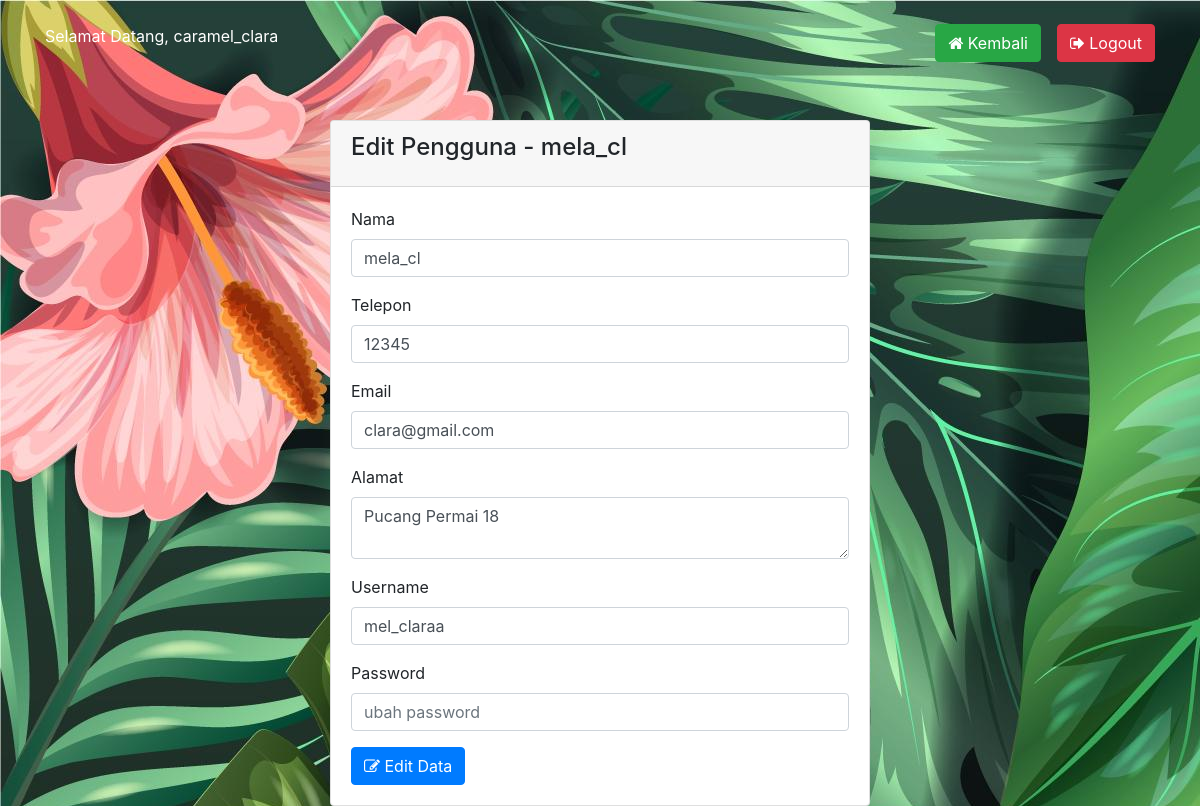
The page /edit.php?id=9 (signed in) on the database its author committed.
### tables this page shows
CREATE TABLE `tbl_user` (
  `id_login` int(11) NOT NULL,
  `username` varchar(255) NOT NULL,
  `password` varchar(255) NOT NULL,
  `nama_pengguna` varchar(255) NOT NULL,
  `telepon` varchar(15) NOT NULL,
  `email` varchar(255) NOT NULL,
  `alamat` text NOT NULL
);

### proses/panggil.php (called while the page is built, shortened)
<?php
    include 'prosescrud.php';
    $db = new Koneksi();
    $koneksi =  $db->DBConnect();
    $proses = new prosesCrud($koneksi);
    $id = $_SESSION['ADMIN']['id_login'];
    $sesi = $proses->tampil_data_id('tbl_user','id_login',$id);
?>

### proses/prosescrud.php (called while the page is built, shortened)
<?php
class prosesCrud {
    protected $db;
    function __construct($db){
        $this->db = $db;
    }
    function tampil_data_id($tabel,$where,$id)
    {
        $row = $this->db->prepare("SELECT * FROM $tabel WHERE $where = ?");
        $row->execute(array($id));
        return $hasil = $row->fetch();
    }
}

### edit.php (the view, shortened to what this page needs)
<?php
    require 'proses/panggil.php';
    $idGet = strip_tags($_GET['id']);
    $hasil = $proses->tampil_data_id('tbl_user','id_login',$idGet);
?>
<!DOCTYPE HTML>
<html>
	<head>
		<link rel="stylesheet" href="https://maxcdn.bootstrapcdn.com/bootstrap/4.0.0/css/bootstrap.min.css">
		<link rel="stylesheet" href="https://stackpath.bootstrapcdn.com/font-awesome/4.7.0/css/font-awesome.min.css">
	</head>
	<body style="background-image:url('1.jpg');">
		<div class="container">
			<br/>
            <span style="color:#fff";>Selamat Datang, <?php echo $sesi['nama_pengguna'];?></span>
			<div class="float-right">
				<a href="index.php" class="btn btn-success btn-md" style="margin-right:1pc;"><span class="fa fa-home"></span> Kembali</a>
				<a href="logout.php" class="btn btn-danger btn-md float-right"><span class="fa fa-sign-out"></span> Logout</a>
			</div>
			<br/><br/><br/>
			<div class="row">
				<div class="col-sm-3"></div>
				<div class="col-lg-6">
					<br/>
					<div class="card">
						<div class="card-header">
						<h4 class="card-title">Edit Pengguna - <?php echo $hasil['nama_pengguna'];?></h4>
						</div>
						<div class="card-body">
							<form action="proses/crud.php?aksi=edit" method="POST">
								<div class="form-group">
									<label>Nama </label>
									<input type="text" value="<?php echo $hasil['nama_pengguna'];?>" class="form-control" name="nama">
								</div>
								<div class="form-group">
									<label>Telepon</label>
									<input type="number" value="<?php echo $hasil['telepon'];?>" class="form-control" name="telepon">
								</div>
								<div class="form-group">
									<label>Email</label>
									<input type="harga" value="<?php echo $hasil['email'];?>" class="form-control" name="email">
								</div>
								<div class="form-group">
									<label>Alamat</label>
									<textarea name="alamat" class="form-control"><?php echo $hasil['alamat'];?></textarea>
								</div>
								<div class="form-group">
									<label>Username</label>
									<input type="text" value="<?php echo $hasil['username'];?>" class="form-control" name="user">
								</div>
								<div class="form-group">
									<label>Password</label>
									<input type="password" value="" placeholder="ubah password" class="form-control" name="pass">
								</div>
								<button class="btn btn-primary btn-md" name="create"><i class="fa fa-edit"> </i> Edit Data</button>
							</form>
						</div>
					</div>
				</div>
				<div class="col-sm-3"></div>
			</div>
		</div>
	</body>
</html>

### rows shown on the page
tbl_user: nama_pengguna "caramel_clara"
tbl_user: nama_pengguna "mela_cl", nama "mela_cl", telepon "12345", email "clara@gmail.com", alamat "Pucang Permai 18", user "mel_claraa"
